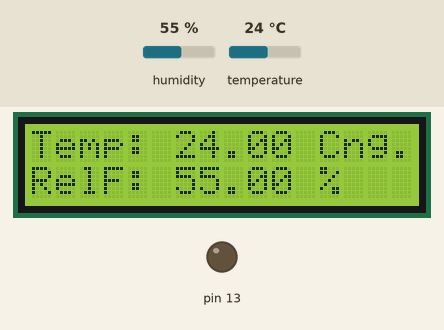
Simulated run of this sketch. Board: Arduino Uno, built with avr-gcc and run on an emulated ATmega328P. On the bench: 16×2 character LCD, output pins drawn as LEDs (lit = HIGH). The inputs (shaded band) are chosen by the test bench; at power-on: humidity 55 %, temperature 24 °C.

Above: at 3.2 s.
3.3 s: humidity set to 22 %
At 5.6 s:
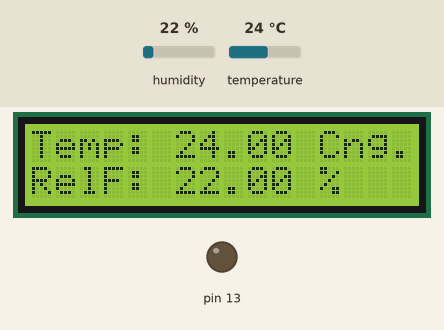
6.0 s: temperature set to 12 °C
At 6.5 s:
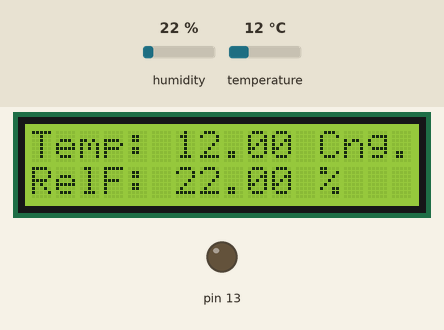
8.7 s: humidity set to 40 %
At 10.8 s:
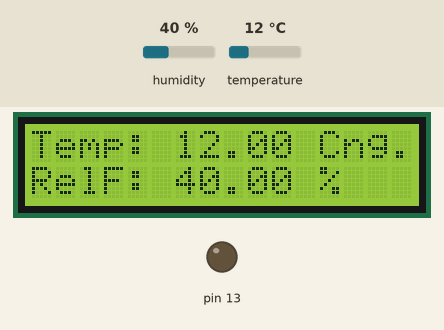
11.8 s: temperature set to 19 °C
At 12.9 s:
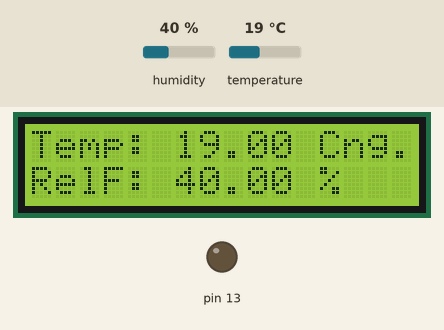
Timing chart, 0 to 14.8 s (numbered marks = the images above; inputs shaded):
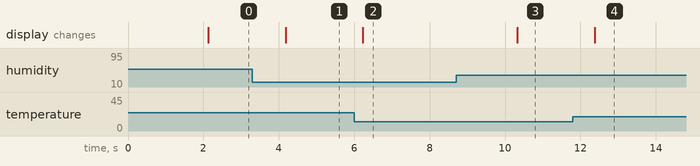

The sketch:

Temperatur_Feuchte.ino
```cpp
#include <DHT.h>
#include <LiquidCrystal_I2C.h>
#include <Wire.h>

#define DHTTYPE DHT11
#define DHT11PIN 8

DHT dht(DHT11PIN, DHTTYPE);

LiquidCrystal_I2C lcd(0x27, 16, 2);

void setup() {
  //Serial.begin(9600);
  dht.begin();
  lcd.init();
  lcd.backlight();
  lcd.setCursor(0,0);
  lcd.print("Initialisierung...");
  pinMode(13,OUTPUT);

  delay(2000);
}

void loop() {
  int chk = dht.read();

  float humidity = dht.readHumidity();
  float temperature = dht.readTemperature();

  // Serial.print("Humidity: ");
  // Serial.print(humidity);
  // Serial.println(" %\t");
  // Serial.print("Temperature: ");
  // Serial.print(temperature);
  // Serial.println(" *C");

  // delay(2000);

  lcd.setCursor(0,0);
  lcd.print("Temp: ");
  lcd.print((float)temperature, 2);
  lcd.print(" C");

  lcd.setCursor(0,1);
  lcd.print("RelF: ");
  lcd.print((float)humidity, 2);
  lcd.print(" %");

  delay(2000);

}
```

Measured:
- after the input at 3.3 s, the display: changes after 0.88 s (image 1)
- after the input at 6.0 s, the display: changes after 0.23 s (image 2)
- after the input at 8.7 s, the display: changes after 1.6 s (image 3)
- after the input at 11.8 s, the display: changes after 0.58 s (image 4)
